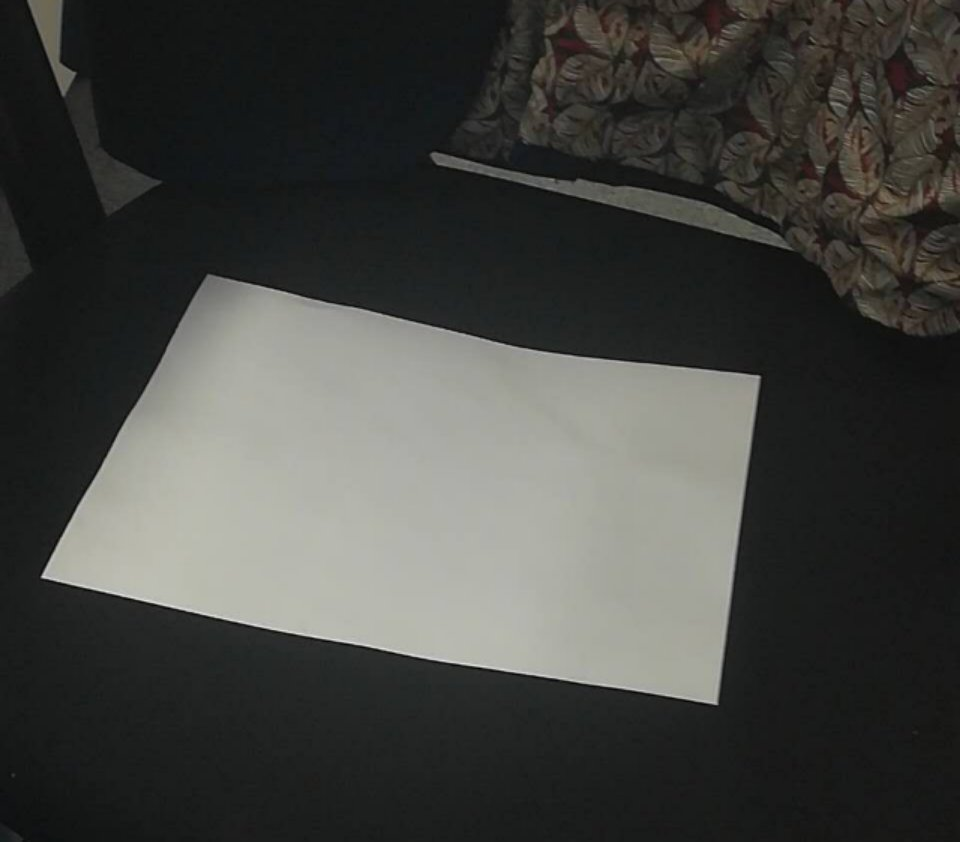
#> input picture Picture1.jpg, 960 x 842 px
$ python juli.py   (older library calls are emulated)
#> lines starting #> are read from the running program, lines starting #| are printed output that depends on the picture; after the words box and inside, x2 and y2 are one past the last pixel; in counts of white or black regions, pixels touching at a corner belong together; long printed decimals are rounded
#!usr/bin/python
# -*- coding: utf-8 -*-

########利用三角形相似原理进行简单单目测距#########
# author：行歌
# email:1013007057@qq.com

import numpy as np
import cv2

# initialize the known distance from the camera to the object,
# which in this case is 24 inches
KNOWN_DISTANCE = 24.0

# initialize the known object width, which in this case,
# the piece of paper is 11 inches wide
KNOWN_WIDTH = 11.69
KNOWN_HEIGHT = 8.27

# initialize the list of images that we'll be using
IMAGE_PATHS = ["Picture1.jpg", "Picture2.jpg", "Picture3.jpg"]


def find_marker(image):
    gray_img = cv2.cvtColor(image, cv2.COLOR_BGR2GRAY)
    # 将彩色图转化为灰度图

    gray_img = cv2.GaussianBlur(gray_img, (5, 5), 0)
    # 高斯平滑去噪

    edged_img = cv2.Canny(gray_img, 35, 125)
    # Canny算子阈值化
    # cv2.imshow("edged_img",edged_img)

    img, countours, hierarchy = cv2.findContours(edged_img.copy(), cv2.RETR_LIST,cv2.CHAIN_APPROX_SIMPLE)
    # 注意，findcontours函数会“原地”修改输入的图像。opencv3会返回三个值,分别是img, countours, hierarchy
    # 第二个参数表示轮廓的检索模式,cv2.RETR_EXTERNAL表示只检测外轮廓；v2.RETR_LIST检测的轮廓不建立等级关系
    # cv2.RETR_CCOMP建立两个等级的轮廓；cv2.RETR_TREE建立一个等级树结构的轮廓。
    # 第三个参数method为轮廓的近似办法,cv2.CHAIN_APPROX_NONE存储所有的轮廓点，
    # 相邻的两个点的像素位置差不超过1，即max（abs（x1 - x2），abs（y2 - y1）） == 1
    # cv2.CHAIN_APPROX_SIMPLE压缩水平方向，垂直方向，对角线方向的元素，只保留该方向的终点坐标，
    # 例如一个矩形轮廓只需4个点来保存轮廓信息

    # cv2.drawContours(image,countours,-1,(0,0,255),2,8)
    # # 第三个参数指定绘制轮廓list中的哪条轮廓，如果是-1，则绘制其中的所有轮廓。
    #
    # cv2.imshow('image', image)

    # print(len(countours)),
    # 输出如下：15，即该图检测出15个轮廓

    c = max(countours, key = cv2.contourArea)
    # 提取最大面积矩形对应的点集

    rect = cv2.minAreaRect(c)
    # cv2.minAreaRect()函数返回矩形的中心点坐标，长宽，旋转角度[-90,0)，当矩形水平或竖直时均返回-90
    # c代表点集，返回rect[0]是最小外接矩形中心点坐标，
    # rect[1][0]是width，rect[1][1]是height，rect[2]是角度


    # box = cv2.boxPoints(rect)
    # # 但是要绘制这个矩形，我们需要矩形的4个顶点坐标box, 通过函数cv2.boxPoints()获得，
    # # 即得到box：[[x0, y0], [x1, y1], [x2, y2], [x3, y3]]
    # # print(box)，输出如下：
    # # [[508.09482  382.58597]
    # #  [101.76947  371.29916]
    # #  [109.783356  82.79956]
    # #  [516.1087    94.086365]]
    #
    # # 根据检测到的矩形的顶点坐标box，我们可以将这个矩形绘制出来，如下所示：
    # for i in range(len(box)):
    #     cv2.line(image, (box[i][0],box[i][1]),(box[(i+1)%4][0],box[(i+1)%4][1]),(0,0,255),2,8)
    # cv2.imshow('image', image)

    return rect


def distance_to_camera(knownWidth, focalLength, perWidth):
    return (knownWidth * focalLength) / perWidth


def calculate_focalDistance(img_path):
#> called with img_path = 'Picture1.jpg'
    first_image = cv2.imread(img_path)
#> first_image is the input picture: shape (842, 960, 3); mean B, G, R 64.5, 68, 67.2
    # cv2.imshow('first image',first_image)

    marker = find_marker(first_image)
#> in find_marker, `edged_img = cv2.Canny(gray_img, 35, 125)`:
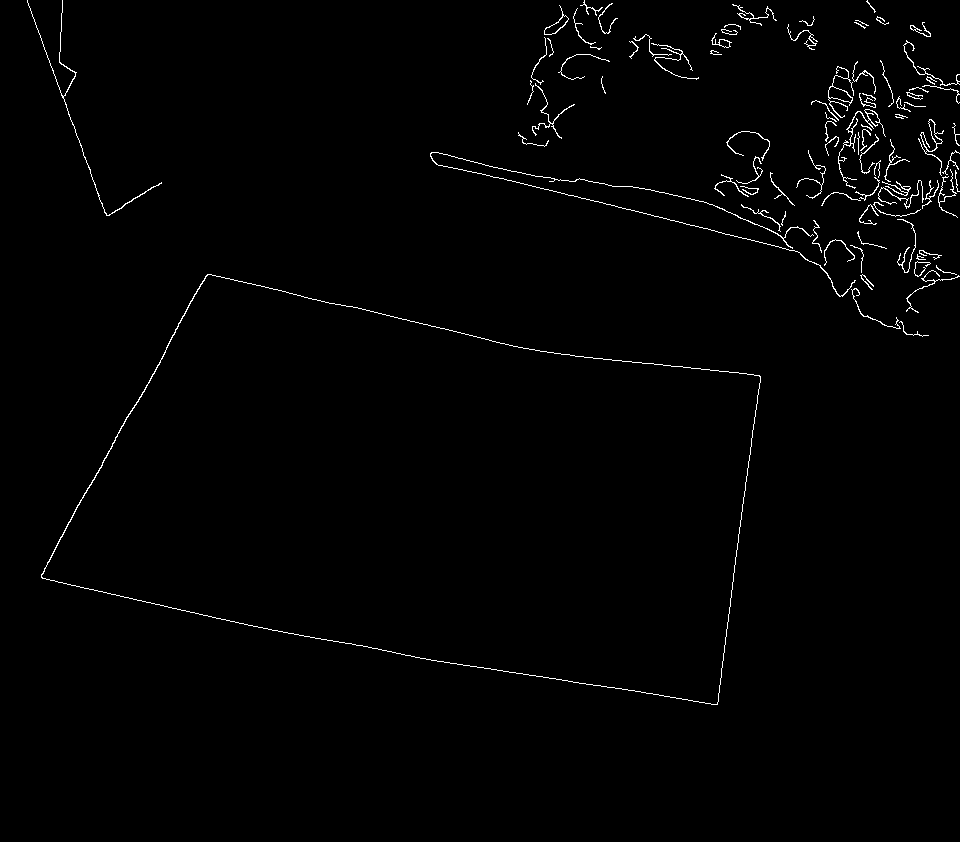
#> edged_img: shape (842, 960); 1.1% white in thin lines or dots, all inside (x1, y1, x2, y2) = (27, 0, 960, 705)
#> in find_marker, `img, countours, hierarchy = cv2.findContours(edged_img.copy(), cv2.RET..`: countours = 95 contours, 61 with area under 20; largest, box (x1, y1, x2, y2) and area: (41, 274, 761, 705) 205881, (41, 274, 761, 705) 205719, (828, 66, 854, 118) 257, (828, 86, 853, 103) 218, (544, 5, 569, 35) 198
#> in find_marker, `c = max(countours, key = cv2.contourArea)`: c = contour of 799 points, box (x1, y1, x2, y2) (41, 274, 761, 705), area 205881
#> in find_marker, `rect = cv2.minAreaRect(c)`: rect = ((408, 483), (339.8, 688.8), -79.56)
#> marker = ((408, 483), (339.8, 688.8), -79.56)
    # 得到最小外接矩形的中心点坐标，长宽，旋转角度
    # 其中marker[1][0]是该矩形的宽度，单位为像素

    focalLength = (marker[1][0] * KNOWN_DISTANCE) / KNOWN_WIDTH
#> focalLength = 697.5
    # 获取摄像头的焦距

    print('焦距（focalLength ）= ',focalLength)
#| 焦距（focalLength ）=  697.535
    # 将计算得到的焦距打印出来

    return focalLength


def calculate_Distance(image_path,focalLength_value):
    # 加载每一个图像的路径，读取照片，找到A4纸的轮廓
    # 然后计算A4纸到摄像头的距离

    image = cv2.imread(image_path)
    cv2.imshow("image", image)
    cv2.waitKey(300)

    marker = find_marker(image)
    distance_inches = distance_to_camera(KNOWN_WIDTH,focalLength_value, marker[1][0])
    # 计算得到目标物体到摄像头的距离，单位为英寸，
    # 注意，英寸与cm之间的单位换算为： 1英寸=2.54cm

    box = cv2.boxPoints(marker)
    # print( box )，输出类似如下：
    # [[508.09482  382.58597]
    #  [101.76947  371.29916]
    #  [109.783356 82.79956]
    #  [516.1087   94.086365]]

    box =np.int0( box)
    # 将box数组中的每个坐标值都从浮点型转换为整形
    # print( box )，输出类似如下：
    # [[508 382]
    #  [101 371]
    #  [109 82]
    #  [516 94]]

    cv2.drawContours(image, [box], -1, (0, 0, 255), 2)
    # 在原图上绘制出目标物体的轮廓

    cv2.putText(image, "%.2fcm" % (distance_inches * 2.54),
            (image.shape[1] - 300, image.shape[0] - 20), cv2.FONT_HERSHEY_SIMPLEX,
            2.0, (0, 0, 255), 3)
    # cv2.putText()函数可以在照片上添加文字
    # cv2.putText(img, txt, (int(x),int(y)), fontFace, fontSize, fontColor, fontThickness)
    # 各参即为：照片/添加的文字/左上角坐标/字体/字体大小/颜色/字体粗细

    cv2.imshow("image", image)


if __name__ == "__main__":
    img_path = "Picture1.jpg"
    focalLength = calculate_focalDistance(img_path)
#> focalLength = 697.5
    # 获得摄像头焦

    for image_path in IMAGE_PATHS:
        calculate_Distance(image_path,focalLength)
#> in calculate_Distance, `marker = find_marker(image)`: marker = ((408, 483), (339.8, 688.8), -79.56)
#> in calculate_Distance, `distance_inches = distance_to_camera(KNOWN_WIDTH,focalLength_value, ma..`: distance_inches = 24
#> in calculate_Distance, `box = cv2.boxPoints(marker)`: box = [[715.9, 712.5], [38.48, 587.7], [100.1, 253.6], [777.5, 378.4]]
#> in calculate_Distance, `box =np.int0( box)`: box = [[715, 712], [38, 587], [100, 253], [777, 378]]
#> in calculate_Distance, `cv2.putText(image, "%.2fcm" % (distance_inches * 2.54), (image.shape[1..`:
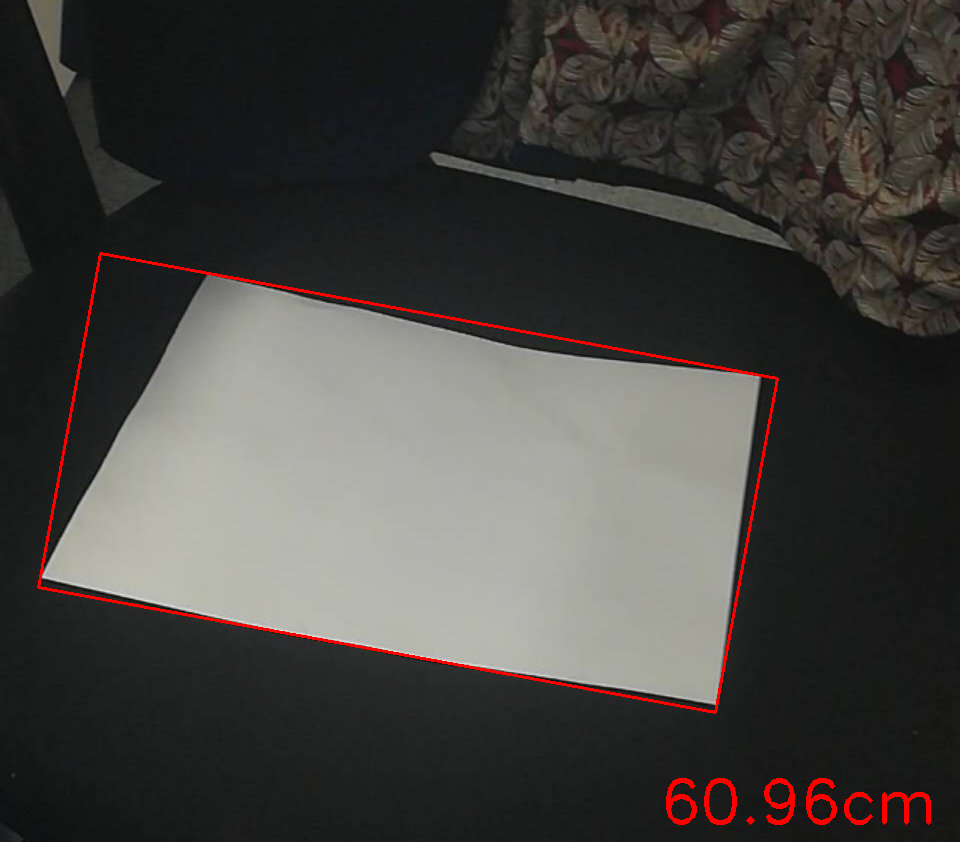
#> image: shape (842, 960, 3); mean B, G, R 64.1, 67.6, 69.8
        cv2.waitKey(100000)
#> pass 2 of the loop `for image_path in IMAGE_PATHS:`:
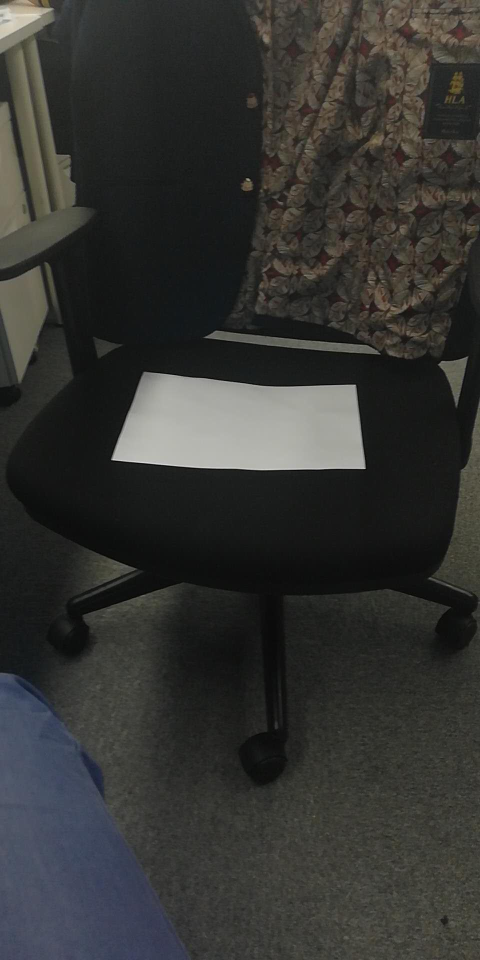
#> input picture Picture2.jpg, 960 x 1920 px (shown at 1/2 size)
#> in calculate_Distance, image is the input picture: shape (1920, 960, 3); mean B, G, R 49.9, 52.4, 52.1
#> in find_marker (call 3), `edged_img = cv2.Canny(gray_img, 35, 125)`:
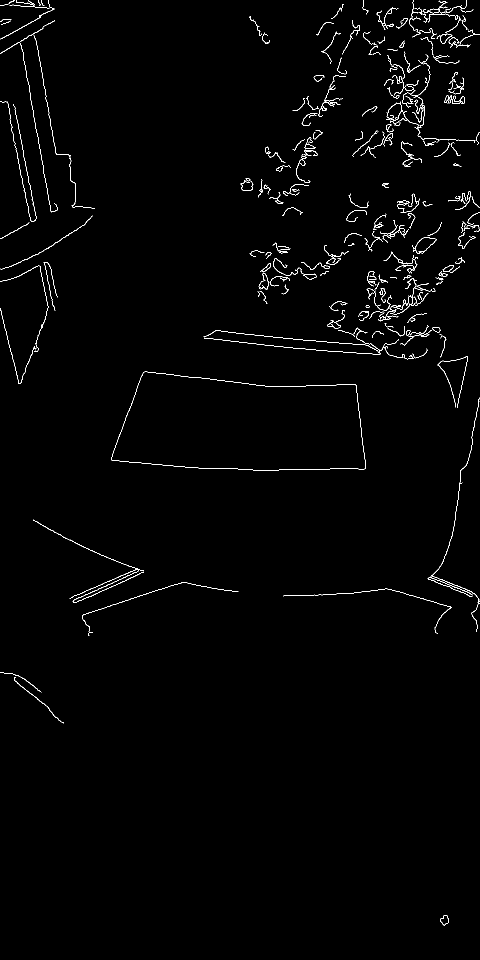
#> edged_img: shape (1920, 960) (shown at 1/2 size); 1.1% white in thin lines or dots
#> countours = 258 contours, 155 with area under 20; largest, box (x1, y1, x2, y2) and area: (222, 743, 732, 941) 81428, (222, 743, 732, 941) 81410, (873, 67, 905, 88) 254, (880, 67, 903, 88) 231, (880, 1830, 898, 1852) 216
#> c = contour of 291 points, box (x1, y1, x2, y2) (222, 743, 732, 941), area 81428
#> rect = ((481.4, 848), (186.2, 509.3), -86.43)
#> distance_inches = 43.79
#> in calculate_Distance (call 2), `box = cv2.boxPoints(marker)`: box = [[729.8, 956.7], [221.5, 925.1], [233.1, 739.2], [741.4, 770.9]]
#> in calculate_Distance (call 2), `box =np.int0( box)`: box = [[729, 956], [221, 925], [233, 739], [741, 770]]
#> in calculate_Distance (call 2), `cv2.putText(image, "%.2fcm" % (distance_inches * 2.54), (image.shape[1..`:
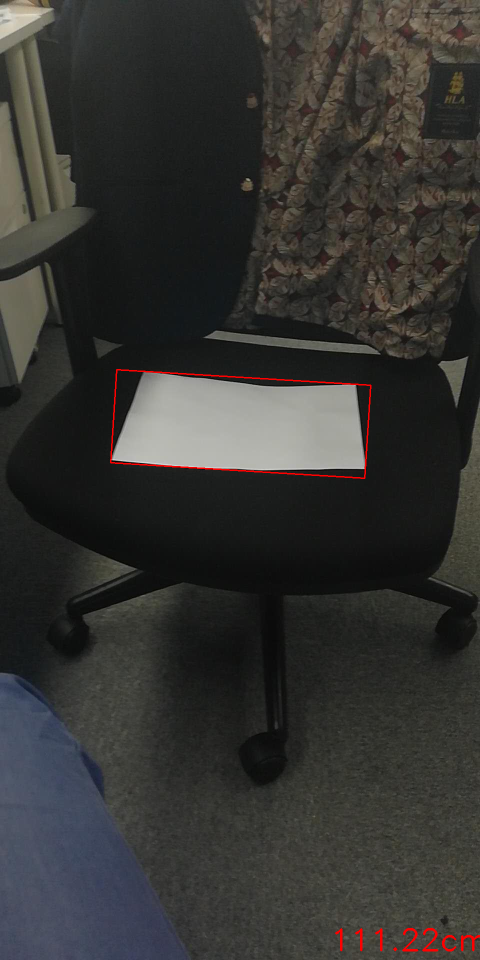
#> image: shape (1920, 960, 3) (shown at 1/2 size); mean B, G, R 49.8, 52.3, 52.8
#> pass 3 of the loop `for image_path in IMAGE_PATHS:`:
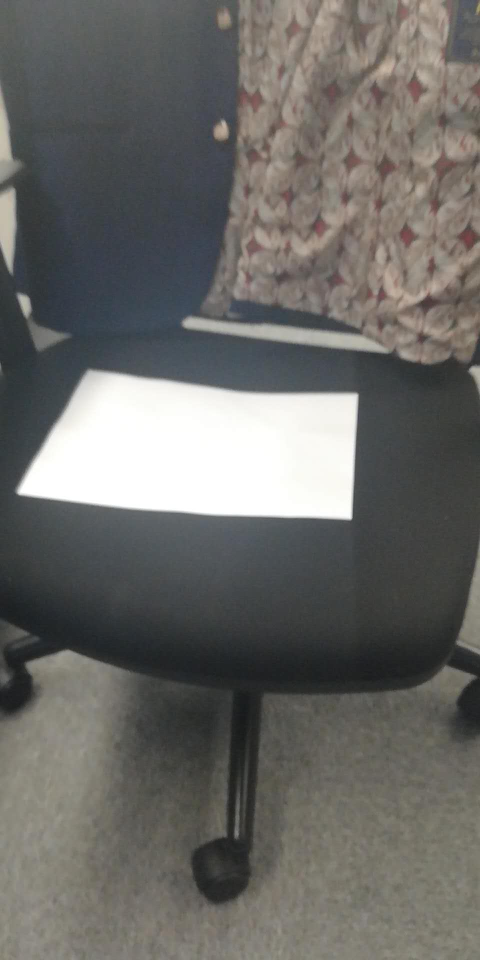
#> input picture Picture3.jpg, 960 x 1920 px (shown at 1/2 size)
#> in calculate_Distance, image is the input picture: shape (1920, 960, 3); mean B, G, R 102.7, 105.9, 106.8
#> in find_marker (call 4), `edged_img = cv2.Canny(gray_img, 35, 125)`:
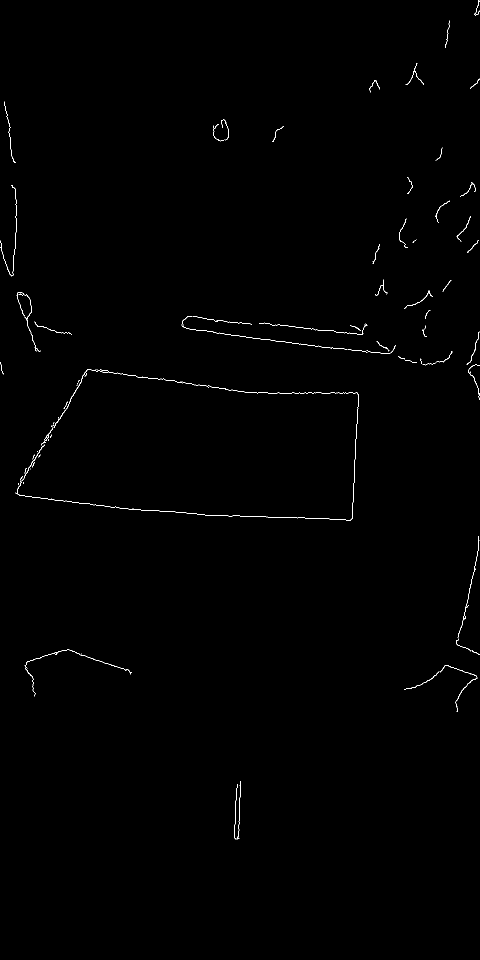
#> edged_img: shape (1920, 960) (shown at 1/2 size); 0.36% white in thin lines or dots, all inside (x1, y1, x2, y2) = (0, 0, 960, 1679)
#> countours = 99 contours, 88 with area under 20; largest, box (x1, y1, x2, y2) and area: (108, 738, 196, 856) 58, (880, 1330, 955, 1424) 49, (43, 890, 89, 963) 38, (49, 1299, 253, 1342) 34, (913, 432, 942, 483) 28
#> c = contour of 183 points, box (x1, y1, x2, y2) (108, 738, 196, 856), area 58
#> rect = ((144.3, 793), (142.6, 19.46), -52.48)
#> distance_inches = 57.2
#> in calculate_Distance (call 3), `box = cv2.boxPoints(marker)`: box = [[108.6, 855.5], [93.19, 843.6], [180, 730.6], [195.4, 742.4]]
#> in calculate_Distance (call 3), `box =np.int0( box)`: box = [[108, 855], [93, 843], [180, 730], [195, 742]]
#> in calculate_Distance (call 3), `cv2.putText(image, "%.2fcm" % (distance_inches * 2.54), (image.shape[1..`:
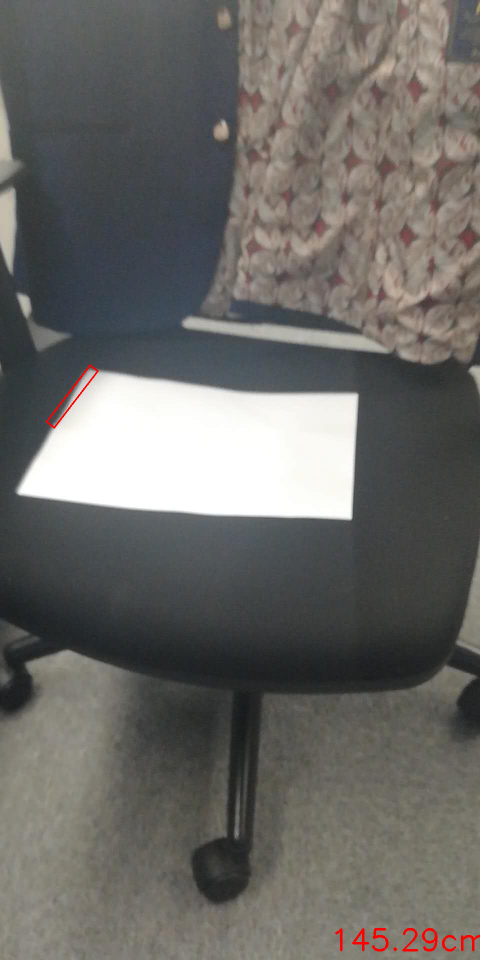
#> image: shape (1920, 960, 3) (shown at 1/2 size); mean B, G, R 102.4, 105.6, 107.1
    cv2.destroyAllWindows()
